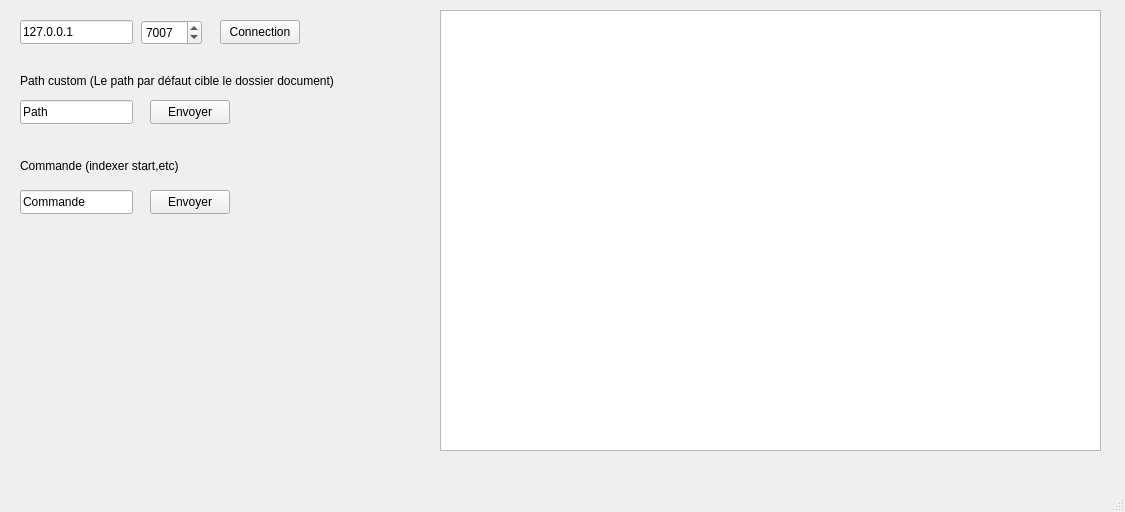
<?xml version="1.0" encoding="UTF-8"?>
<ui version="4.0">
 <class>MainWindow</class>
 <widget class="QMainWindow" name="MainWindow">
  <property name="geometry">
   <rect>
    <x>0</x>
    <y>0</y>
    <width>1125</width>
    <height>512</height>
   </rect>
  </property>
  <property name="windowTitle">
   <string>MainWindow</string>
  </property>
  <widget class="QWidget" name="centralwidget">
   <widget class="QLineEdit" name="lineEditIPAddress">
    <property name="geometry">
     <rect>
      <x>20</x>
      <y>20</y>
      <width>113</width>
      <height>24</height>
     </rect>
    </property>
    <property name="text">
     <string>127.0.0.1</string>
    </property>
   </widget>
   <widget class="QSpinBox" name="spinBoxPort">
    <property name="geometry">
     <rect>
      <x>141</x>
      <y>20</y>
      <width>61</width>
      <height>25</height>
     </rect>
    </property>
    <property name="maximum">
     <number>10000</number>
    </property>
    <property name="value">
     <number>7007</number>
    </property>
   </widget>
   <widget class="QPushButton" name="pushButtonConnect">
    <property name="geometry">
     <rect>
      <x>220</x>
      <y>20</y>
      <width>80</width>
      <height>24</height>
     </rect>
    </property>
    <property name="text">
     <string>Connection</string>
    </property>
   </widget>
   <widget class="QLabel" name="labelStatus">
    <property name="geometry">
     <rect>
      <x>310</x>
      <y>20</y>
      <width>111</width>
      <height>21</height>
     </rect>
    </property>
    <property name="text">
     <string/>
    </property>
   </widget>
   <widget class="QLineEdit" name="lineEditMessage">
    <property name="geometry">
     <rect>
      <x>20</x>
      <y>190</y>
      <width>113</width>
      <height>24</height>
     </rect>
    </property>
    <property name="text">
     <string>Commande</string>
    </property>
   </widget>
   <widget class="QPushButton" name="pushButtonSend">
    <property name="geometry">
     <rect>
      <x>150</x>
      <y>190</y>
      <width>80</width>
      <height>24</height>
     </rect>
    </property>
    <property name="text">
     <string>Envoyer</string>
    </property>
   </widget>
   <widget class="QLineEdit" name="lineEditPath">
    <property name="geometry">
     <rect>
      <x>20</x>
      <y>100</y>
      <width>113</width>
      <height>24</height>
     </rect>
    </property>
    <property name="text">
     <string>Path</string>
    </property>
   </widget>
   <widget class="QPushButton" name="pushButtonSendPath">
    <property name="geometry">
     <rect>
      <x>150</x>
      <y>100</y>
      <width>80</width>
      <height>24</height>
     </rect>
    </property>
    <property name="text">
     <string>Envoyer</string>
    </property>
   </widget>
   <widget class="QLabel" name="label">
    <property name="geometry">
     <rect>
      <x>20</x>
      <y>70</y>
      <width>381</width>
      <height>21</height>
     </rect>
    </property>
    <property name="text">
     <string>Path custom (Le path par défaut cible le dossier document)</string>
    </property>
   </widget>
   <widget class="QLabel" name="label_2">
    <property name="geometry">
     <rect>
      <x>20</x>
      <y>150</y>
      <width>381</width>
      <height>31</height>
     </rect>
    </property>
    <property name="text">
     <string>Commande (indexer start,etc)</string>
    </property>
   </widget>
   <widget class="QListView" name="listView">
    <property name="geometry">
     <rect>
      <x>440</x>
      <y>10</y>
      <width>661</width>
      <height>441</height>
     </rect>
    </property>
   </widget>
  </widget>
  <widget class="QMenuBar" name="menubar">
   <property name="geometry">
    <rect>
     <x>0</x>
     <y>0</y>
     <width>1125</width>
     <height>21</height>
    </rect>
   </property>
  </widget>
  <widget class="QStatusBar" name="statusbar"/>
 </widget>
 <resources/>
 <connections/>
</ui>
